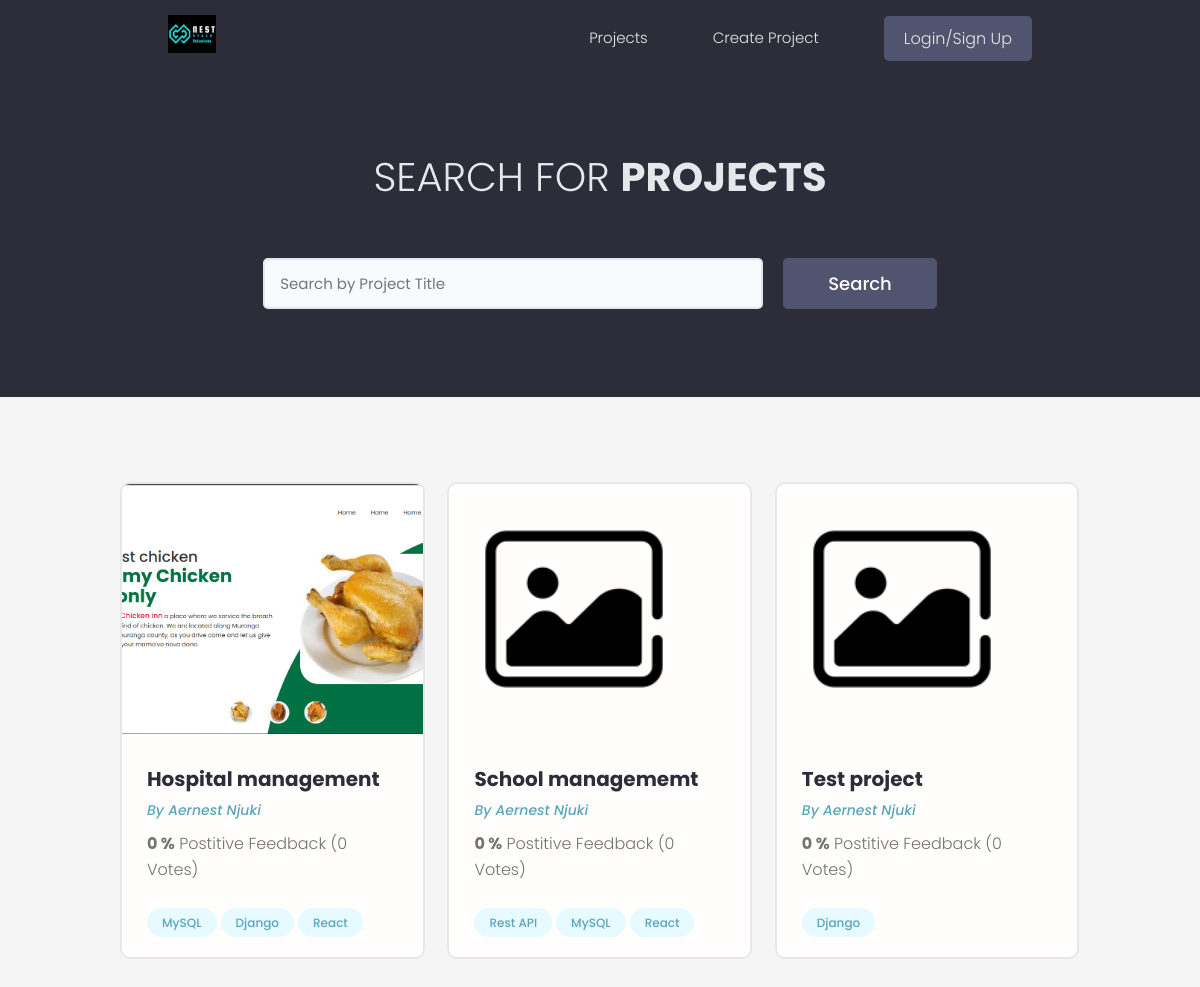
Before: / with the older database file.
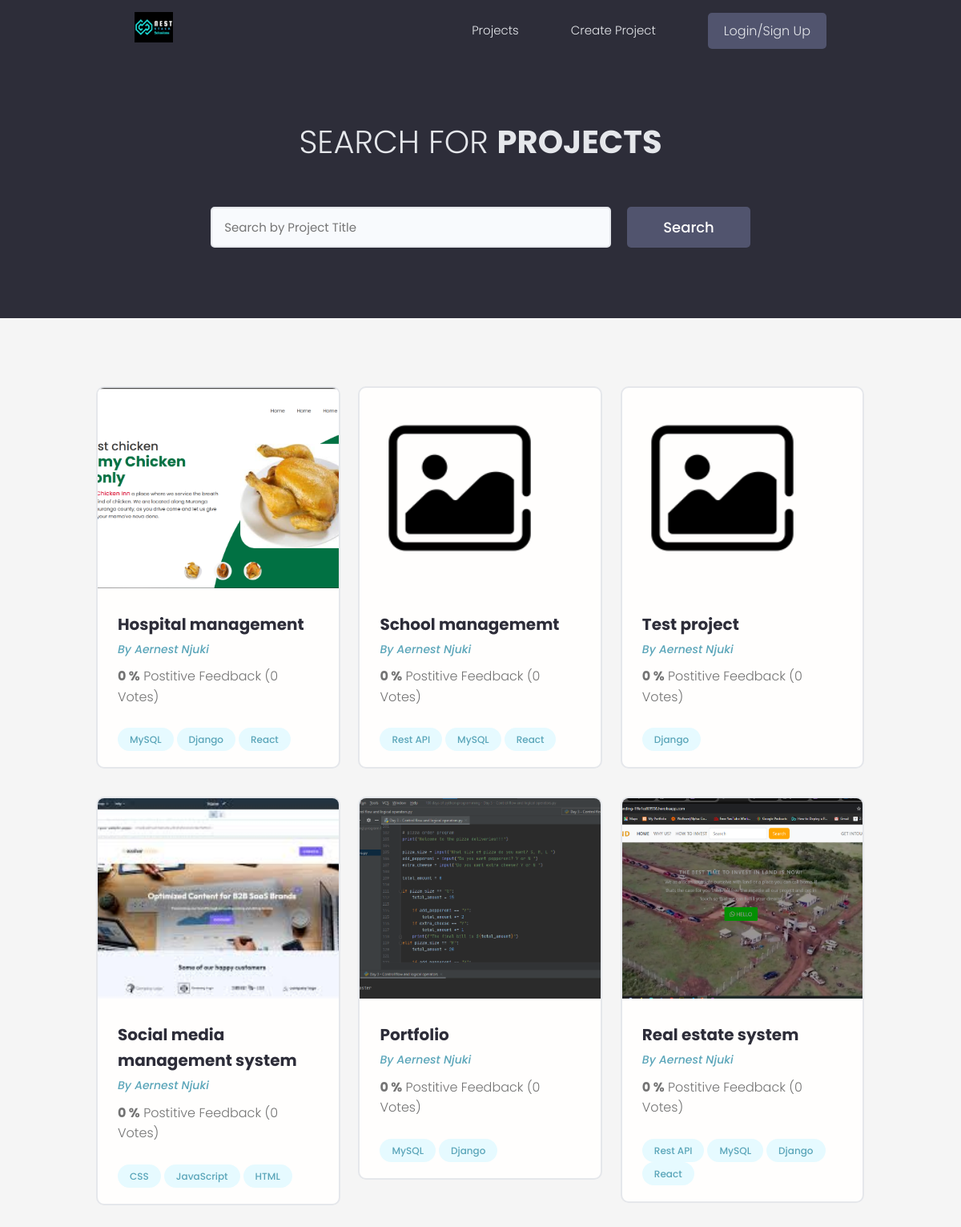
After: the same page with the newer database file.
### projects/models.py (models this page shows, shortened)
class Project(models.Model):
    title = models.CharField(max_length=255)
    description = models.TextField(null=True, blank=True)
    featured_image = models.ImageField(default='default_img.png') #install pillow
    demo_link = models.CharField(max_length=255, null=True, blank=True)
    source_link = models.CharField(max_length=255, null=True, blank=True)
    vote_total = models.IntegerField(default=0)
    tags = models.ManyToManyField('Tag', blank=True)
    vote_ration = models.IntegerField(default=0)
    created = models.DateTimeField(auto_now_add=True)
    id = models.UUIDField(default=uuid.uuid4, unique=True, primary_key=True, editable=False)

class Tag(models.Model):
    name = models.CharField(max_length=100)
    created = models.DateTimeField(auto_now_add=True)
    id = models.UUIDField(default=uuid.uuid4, unique=True, primary_key=True, editable=False)

### projects/views.py (the view)
# urls.py: path('', include('projects.urls'))
def projects(request):
    all_projects = Project.objects.all()
    context = {
        'projects': all_projects
    }
    return render(request, 'projects/projects.html', context)

### projects/templates/projects/projects.html (shortened to what this page needs)
{% extends 'base.html' %}
{% load static %}
{% block content %}
    <section class="hero-section text-center">
      <div class="container container--narrow">
        <div class="hero-section__box">
          <h2>Search for <span>Projects</span></h2>
        </div>
        <div class="hero-section__search">
          <form class="form" action="#" method="get">
            <div class="form__field">
              <input class="input input--text" id="formInput#search" type="text" name="text"
                placeholder="Search by Project Title" />
            </div>
            <input class="btn btn--sub btn--lg" type="submit" value="Search" />
          </form>
        </div>
      </div>
    </section>
    <section class="projectsList">
      <div class="container">
        <div class="grid grid--three">
            {% for project in projects %}
            <div class="column">
                <div class="card project">
                <a href="{% url 'project' pk=project.id %}" class="project">
                    <img class="project__thumbnail" src="{{ project.featured_image.url }}" alt="project thumbnail" />
                    <div class="card__body">
                    <h3 class="project__title">{{ project.title }}</h3>
                    <p><a class="project__author" href="">By Aernest Njuki</a></p>
                    <p class="project--rating">
                        <span style="font-weight: bold;">{{ project.vote_ration }} %</span> Postitive
                        Feedback ({{ project.vote_total }} Votes)
                    </p>
                    <div class="project__tags">
                        {% for tag in project.tags.all %}
                            <span class="tag tag--pill tag--main">
                                <small>{{ tag.name }}</small>
                            </span>
                        {% endfor %}
                    </div>
                    </div>
                </a>
                </div>
            </div>
            {% endfor %}
        </div>
      </div>
    </section>
{% endblock content %}

### templates/base.html (shortened to what this page needs)
{% load static %}
<!DOCTYPE html>
<html lang="en">
<head>
    <link rel="stylesheet" href="https://cdn.iconmonstr.com/1.3.0/css/iconmonstr-iconic-font.min.css" />
    <link rel="stylesheet" href="{% static 'uikit/styles/uikit.css' %}" />
    <link rel="stylesheet" href="{% static 'css/main.css' %}">
    <link rel="stylesheet" href="{% static 'css/app.css' %}" />
</head>
<body>
    {% include 'navbar.html' %}
    {% block content %}
    {% endblock content %}
</body>
</html>

### templates/navbar.html (shortened to what this page needs)
<!DOCTYPE html>
{% load static %}
<html lang="en">
<head>
</head>
<body>
    <header class="header">
        <div class="container container--narrow">
            <a href="/" class="header__logo">
            <img src="{% static 'images/logo.png' %}" alt="Logo" />
            </a>
            <nav class="header__nav">
            <ul class="header__menu">
                <li class="header__menuItem"><a href="{% url 'projects' %}">Projects</a></li>
                <li class="header__menuItem"><a href="{% url 'add-project' %}">Create Project</a></li>
                <li class="header__menuItem"><a href="#" class="btn btn--sub">Login/Sign Up</a></li>
            </ul>
            </nav>
        </div>
    </header>
</body>
</html>

### static/css/main.css (style rules this page uses)
body { background-color: whitesmoke; }

### static/css/app.css (style rules this page uses)
:root { --color-sub: #2d2d39; }
.btn--sub { background-color: var(--color-sub-light); }
.card { border: 2px solid var(--color-light); }
img { width: 100%; }
.header { position: sticky; z-index: 111; background-color: var(--color-sub); padding: 1.5rem 0; }
.header > .container { display: flex; justify-content: space-between; align-items: center; }
.header__logo > img { height: 3.8rem; }
.header__nav > ul { display: inline-flex; align-items: center; list-style: none; gap: 6.5rem; }
.header__menuItem > a { color: var(--color-light); font-weight: 300; }
.hero-section { height: 40vh; display: flex; align-items: center; background-color: var(--color-sub); }
.hero-section__box { margin-bottom: 4rem; }
.hero-section__box > h2, .hero-section__box > h2 > span { font-size: 4rem; color: var(--color-light); line-height: 1.3; text-transform: uppercase; }
.hero-section__box > h2 { font-weight: 300; }
.hero-section__box > h2 > span { font-weight: 700; }
.hero-section__search > .form { display: flex; align-items: center; justify-content: center; gap: 2rem; }
.hero-section__search > .form input.input--text { width: 50rem; }
.project__author { font-size: 1.4rem; font-style: italic; }
.project--rating { margin-bottom: 1.6em; margin-top: .5em; }
.projectsList { margin-top: 8rem; }
.project__thumbnail { height: 25rem; object-fit: cover; object-position: top center; }
.project__title { font-size: 2rem; font-weight: 700; color: var(--color-sub); }

### static/uikit/styles/modules/_variables.css (style rules this page uses)
:root { --color-main: #5aa5b9; --color-main-light: #e6faff; --color-sub: #3f4156; --color-sub-light: #51546e; --color-sub-lighter: #ededfd; --color-text: #737373; --color-gray: #8b8b8b; --color-light: #e5e7eb; --color-light-gray: #767676; --color-bg: #f8fafd; --color-white: #fffefd; --color-white-light: #f3f3f3; --color-success: #359e64; --color-success-bg: #def8e8; --color-error: #fc4b0b; --color-error-bg: #fff2ee; --font-base: 'Poppins', arial, helvetica, 'Segoe UI', roboto, ubuntu, sans-serif; --font-monospace: 'Fira Code', 'Courier New', courier, monospace; --font-regular: 300; --font-medium: 500; --font-bold: 700; --generic-shadow: 1px 1px 5px #00000010; --generic-transition: all 0.3s ease-in-out; }

### static/uikit/styles/modules/_base.css (style rules this page uses)
* { margin: 0; padding: 0; box-sizing: border-box; text-rendering: optimizeLegibility; color: inherit; font-size: inherit; }
html { font-size: 50%; }
@media only screen and (min-width: 480px) { html { font-size: 56.25%; } }
@media only screen and (min-width: 1200px) { html { font-size: 62.5%; } }
body { line-height: 1.6; font-weight: 400; font-size: 1.5rem; color: var(--color-text); background-color: var(--color-bg); min-height: 100vh; }

### static/uikit/styles/modules/_typography.css (style rules this page uses)
* { font-family: var(--font-base); }
h2 { font-size: 3.6rem; font-weight: var(--font-bold); }
h3 { font-size: 3.2rem; font-weight: var(--font-medium); }
p, span, strong { font-size: 1.6rem; color: var(--color-text); font-weight: var(--font-regular); }
a { padding-bottom: 2px; text-decoration: none; display: inline-block; color: var(--color-main); font-weight: var(--font-medium); }

### static/uikit/styles/modules/_utilities.css (style rules this page uses)
.container { width: 92%; max-width: 165rem; margin: 0 auto; box-sizing: border-box; }
.container--narrow { width: 92%; max-width: 120rem; }
@media screen and (min-width: 1000px) { .container { width: 90%; } }
@media screen and (min-width: 1000px) { .container--narrow { width: 85%; } }
@media screen and (min-width: 1200px) { .container { width: 80%; } }
@media screen and (min-width: 1200px) { .container--narrow { width: 72%; } }
.text-center { text-align: center; }

### static/uikit/styles/modules/_button.css (style rules this page uses)
.btn { display: inline-block; position: relative; cursor: pointer; background-color: var(--color-light); font-weight: var(--font-medium); color: var(--color-sub); text-decoration: none; padding: 1rem 2rem; border-radius: 0.5rem; border: none; width: -webkit-fit-content; width: -moz-fit-content; width: fit-content; height: -webkit-fit-content; height: -moz-fit-content; height: fit-content; font-size: 1.6rem; outline-width: 0; outline-color: transparent; -webkit-backface-visibility: hidden; backface-visibility: hidden; transition: all 0.3s ease-in-out; }
.btn--sub { background-color: var(--color-sub); color: var(--color-white); }
.btn--lg { font-size: 1.8rem; padding: 1.2rem 4.5rem; }

### static/uikit/styles/modules/_card.css (style rules this page uses)
.card { border-radius: 1rem; background-color: var(--color-white); border: 1.5px solid var(--color-light); width: auto; height: auto; margin-top: 0.5rem; margin-bottom: 0.5rem; overflow: hidden; }
.card__body, .card__header { padding: 2rem 2.5rem; }

Changed rows visible on the page:
added Project: featured_image (picture), title "Social media management system", vote_ration "0", vote_total "0"
now on this page (row unchanged): Tag: name "CSS", shown under "Social media management system"
now on this page (row unchanged): Tag: name "JavaScript", shown under "Social media management system"
now on this page (row unchanged): Tag: name "HTML", shown under "Social media management system"
added Project: featured_image (picture), title "Portfolio", vote_ration "0", vote_total "0", Tag (name "MySQL"), Tag (name "Django")
added Project: featured_image (picture), title "Real estate system", vote_ration "0", vote_total "0", Tag (name "Rest API"), Tag (name "MySQL"), Tag (name "Django"), Tag (name "React")
